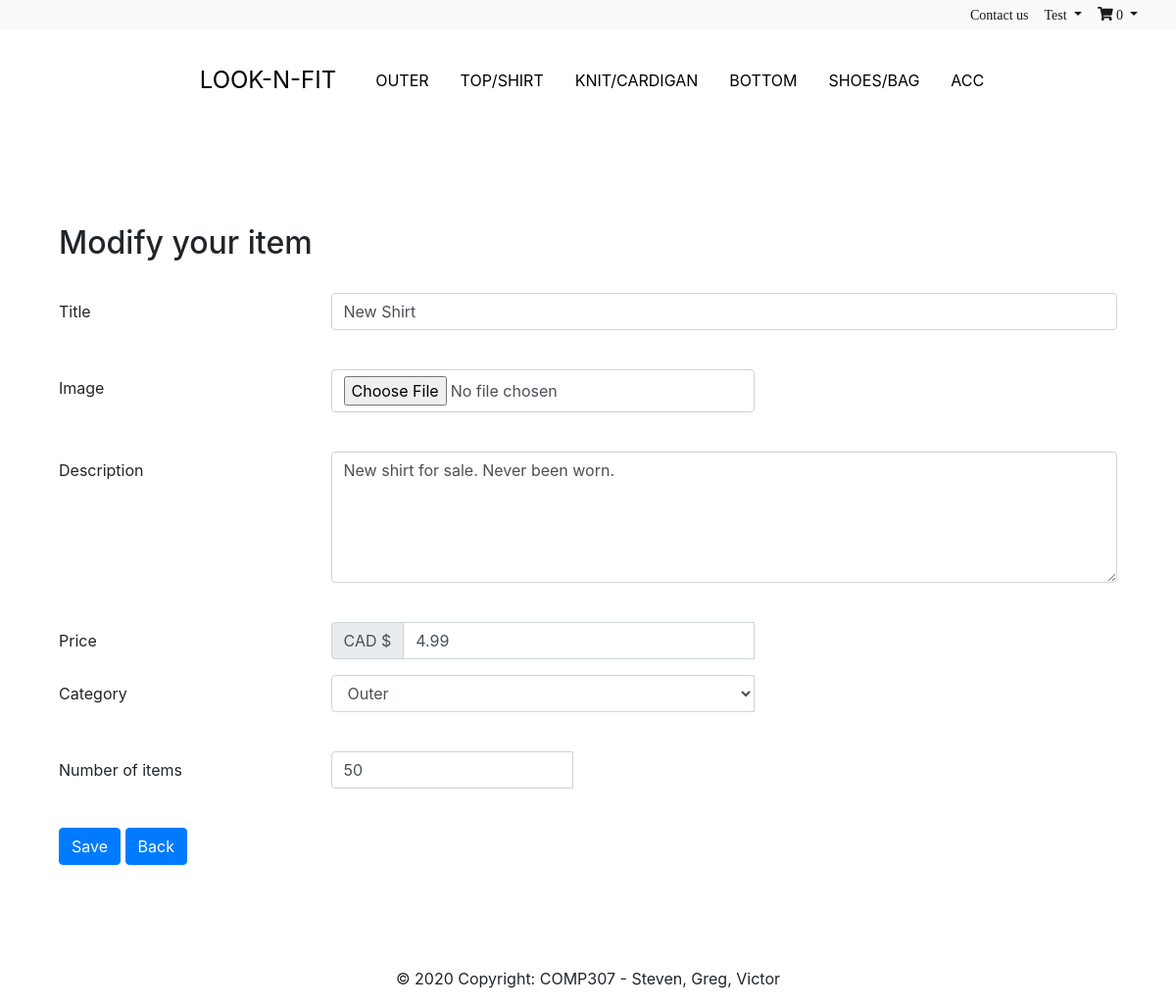
Page /product/9/modifyProduct/ (signed in) on the committed database.
### market/models.py (models this page shows, shortened)
class Order(models.Model):
    user = models.ForeignKey(User, on_delete=models.CASCADE)
    products = models.ManyToManyField(OrderItem)
    ordered = models.BooleanField(default=False)
    address = models.TextField(default="")
    orderDate = models.DateTimeField(auto_now_add=True, blank=True)

class Product(models.Model):
    owner = models.ForeignKey(User, on_delete=models.CASCADE, default ='1')
    title = models.TextField()
    description = models.TextField(max_length=10000)
    image_url = models.FileField(upload_to=get_upload_path)
    inventoryCount = models.IntegerField(default=0)
    created = models.DateTimeField(auto_now_add=True)
    price = models.FloatField()
    category = models.TextField()

### market/views.py (the view)
# urls.py: path('product/<int:product_id>/modifyProduct/',views.modifyProduct,name='modifyProduct'),
@login_required
def modifyProduct(request, product_id=None):
    products = Product.objects.all().filter(id=product_id)
    if not products:
        return HttpResponseNotFound('<h1>Page not found</h1>')
    product = products[0]
    context = {'product': product}
    orders = Order.objects.all().filter(user=request.user, ordered=False)
    if orders.exists():
        order = orders[0]
        context['order'] = order
    if request.method == 'POST':
        form = ProductForm(request.POST or None,request.FILES, instance=product)
        if form.is_valid():
            form.save()
            return redirect('home')
        context['form'] = form
    return render(request, 'modifyProduct.html', context)

### templates/modifyProduct.html (shortened to what this page needs)
{% extends 'base.html' %}
{% block content %}
<div class="container">
    <div class="form-modifyProduct">
        <br />
        <h2>Modify your item</h2>
        <form method="post" enctype="multipart/form-data">
            {% include 'includes/modifyForm.html' %}
            <button type="submit" class="btn btn-primary">Save</button>
            <a href="/product/{{product.id}}"><input type="button" value="Back" class="btn btn-primary" /></a>
        </form>
    </div>
</div>
{% endblock content %}

### templates/base.html (shortened to what this page needs)
{% load static %}
<html>
<head>
    <link rel="stylesheet" href="{% static 'css/bootstrap.min.css' %}">
    <link rel="stylesheet" href="{% static 'css/market.css' %}">
    <link rel="stylesheet" href="{% static 'css/navbar.css' %}">
</head>
<body>
    {% block body %}
    <nav class="navbar navbar-expand-sm navbar-light bg-light sticky-top" style="margin-bottom:10px;">
        <div class="container-fluid">
            <ul class="navbar-nav ml-auto">
                <li class="nav-item active">
                    <a class="nav-link" href="/contact">Contact us</a>
                </li>
                {% if not user.username %}
                <li class="nav-item active">
                    <a class="nav-link" href="{% url 'signup' %}">Join</a>
                </li>
                <li class="nav-item active">
                    <a class="nav-link" href="{% url 'login' %}">Login</a>
                </li>
                {% else %}
                <li class="nav-item dropdown active">
                    <a class="nav-link dropdown-toggle" href="#" id="navbarDropdown" role="button" data-toggle="dropdown" aria-haspopup="true" aria-expanded="false">
                        {{ user.first_name }}
                    </a>
                </li>
                <li class="nav-item dropdown active">
                    <a class="nav-link dropdown-toggle" href="#" id="navbarDropdown2" role="button" data-toggle="dropdown" aria-haspopup="true" aria-expanded="false">
                        <i class="fas fa-shopping-cart"></i> {{ order.products.all|length }}
                    </a>
                </li>
                {% endif %}
            </ul>
        </div>
    </nav>
    <div id="bottomNavBar">
        <ul class="bottomNavBar-ul">
            <li class="bottomNavBar-li"><a class="logo" href="{% url 'home' %}">LOOK-N-FIT</a></li>
            <li class="bottomNavBar-li"><a class="typeLink" href="/category/outer">OUTER</a></li>
            <li class="bottomNavBar-li"><a class="typeLink" href="/category/top-shirt">TOP/SHIRT</a></li>
            <li class="bottomNavBar-li"><a class="typeLink" href="/category/knit-cardigan">KNIT/CARDIGAN</a></li>
            <li class="bottomNavBar-li"><a class="typeLink" href="/category/bottom">BOTTOM</a></li>
            <li class="bottomNavBar-li"><a class="typeLink" href="/category/shoes-bag">SHOES/BAG</a></li>
            <li class="bottomNavBar-li"><a class="typeLink" href="/category/acc">ACC</a></li>
        </ul>
    </div>
    <br><br>
    <div class="container">
        {% block content %}
        {% endblock %}
    </div>
    {% include 'includes/footer.html' %}
    {% endblock body %}
</body>

### templates/includes/modifyForm.html (shortened to what this page needs)
{% load widget_tweaks %}
<br>
<div class="form-group row">
    <label for="inputTitle" class="col-sm-3 col-form-label">Title</label>
    <div class="col-sm-9">
        <input type="text" class="form-control" id="inputTitle" value ="{{product.title}}"name="title" />
    </div>
</div>
<br>
<div class="form-group row">
    <label for="inputImage" class="col-sm-3 col-form-label">Image</label>
    <div class="col-sm-5">
        <input type="file" class="form-control" id="inputImage" name="image_url" accept='image/*' />
    </div>
</div>
<br>
<div class="form-group row">
    <label for="inputDesc" class="col-sm-3 col-form-label">Description</label>
    <div class="col-sm-9">
        <textarea class="form-control" id="inputDesc" name="description" rows="5">{{product.description}}</textarea>
    </div>
</div>
<br>
<div class="form-group row">
    <label for="inputPrice" class="col-sm-3 col-form-label">Price</label>
    <div class="input-group col-sm-5">
        <div class="input-group-prepend">
            <div class="input-group-text">CAD $</div>
        </div>
        <input type="number" class="form-control" id="inputPrice" name="price" value ="{{product.price}}" step="0.01" min="0"/>
    </div>
</div>
<div class="form-group row">
    <label for="inputCategory" class="col-sm-3 col-form-label">Category</label>
    <div class="input-group col-sm-5">
        <select id="inputCategory" name ="category" class="form-control">
            <option value="outer">Outer</option>
          </select>
    </div>
</div>
<br>
<div class="form-group row">
    <label for="inputInventory" class="col-sm-3 col-form-label">Number of items</label>
    <div class="input-group col-sm-3">
        <input type="number" class="form-control" id="inputInventory" name="inventoryCount" value ="{{product.inventoryCount}}"/>
    </div>
</div>
<br>

### static/css/navbar.css (style rules this page uses)
.navbar { font-family: "Times New Roman"; height: 30px; font-size: 14px; }
body { display: flex; flex-direction: column; background-color: white; }
a { text-decoration: none; }
ul { list-style: none; }
.bottomNavBar-ul { flex: 1; display: flex; justify-content: center; align-items: center; padding: 0; margin: 0; }
.bottomNavBar-li { padding: 0; margin: 0; }
.typeLink { color: black; padding: 1.0em; font-size: 1.0em; display: flex; align-items: flex-end; }
.logo { color: black; padding: 1.0em; display: flex; align-items: flex-end; text-decoration: none; font-size: 1.5em; }

### rows in the picture
Order: products.all|length "0"
Product: title "New Shirt", description "New shirt for sale. Never been worn.", price "4.99", inventoryCount "50"

### other values in the picture
{{ user.first_name }} "Test"
